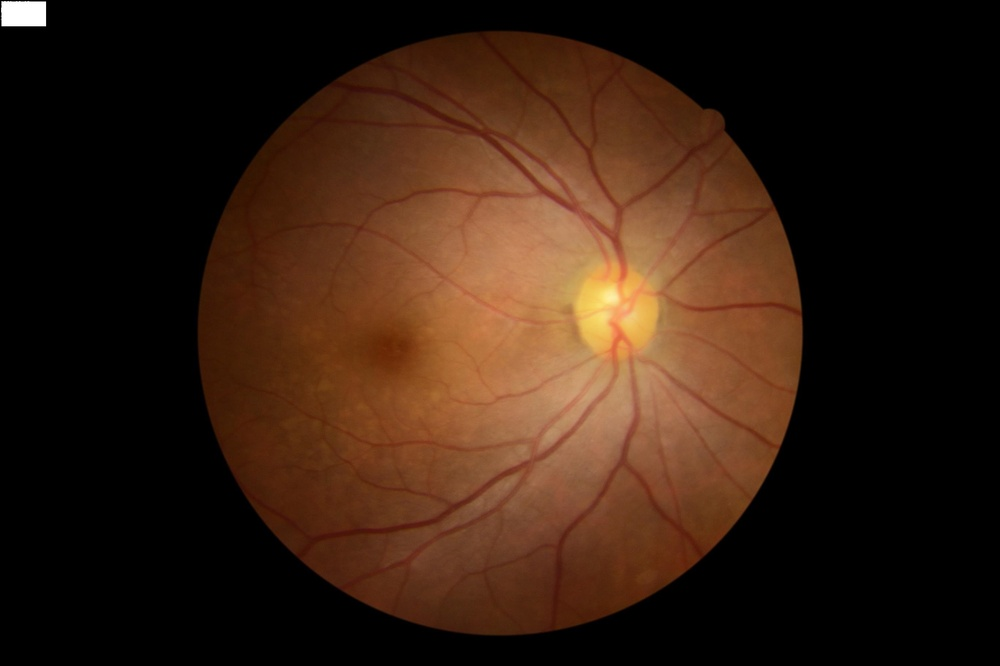
#> input picture original_images/CGR1.jpg, 1000 x 666 px, shrunk from 2734 x 1822 before the run; its folder holds only this picture in this run
$ python crop_fundus_images.py
#> lines starting #> are read from the running program, lines starting #| are printed output that depends on the picture; after the words box and inside, x2 and y2 are one past the last pixel; in counts of white or black regions, pixels touching at a corner belong together
import cv2
import numpy as np
import os
import argparse
from tqdm import tqdm
import csv

def crop_and_save_image(input_path, output_path, padding=10):
    """
    Crop a single fundus image to remove black background and save to the specified path.

    Returns:
        dict: A dictionary containing cropping information, used for writing to CSV.
    """
#> called with input_path = 'original_images/CGR1.jpg', padding = 0
    try:
        image = cv2.imread(input_path)
#> image is the input picture: shape (666, 1000, 3); mean B, G, R 16.8, 30.4, 52.3
        if image is None:
            print(f"Warning: Unable to read image {input_path}, skipped.")
            return None

        original_h, original_w = image.shape[:2]
#> original_h = 666; original_w = 1000

        # Convert to grayscale for thresholding
        gray = cv2.cvtColor(image, cv2.COLOR_BGR2GRAY)
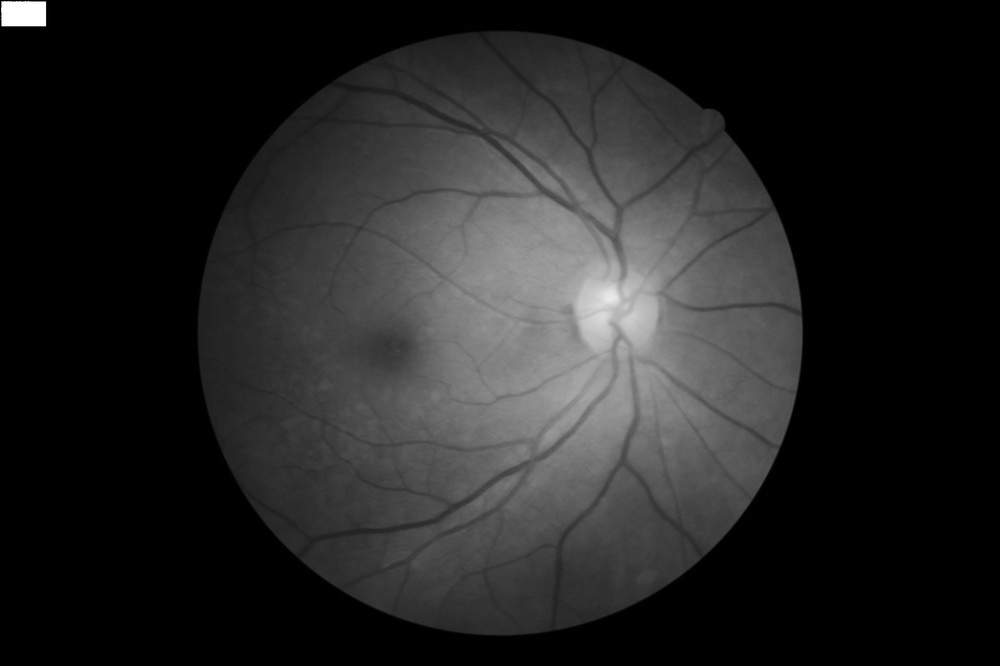
#> gray: shape (666, 1000); min 0, max 255, mean 35.4
        _, thresh = cv2.threshold(gray, 10, 255, cv2.THRESH_BINARY)
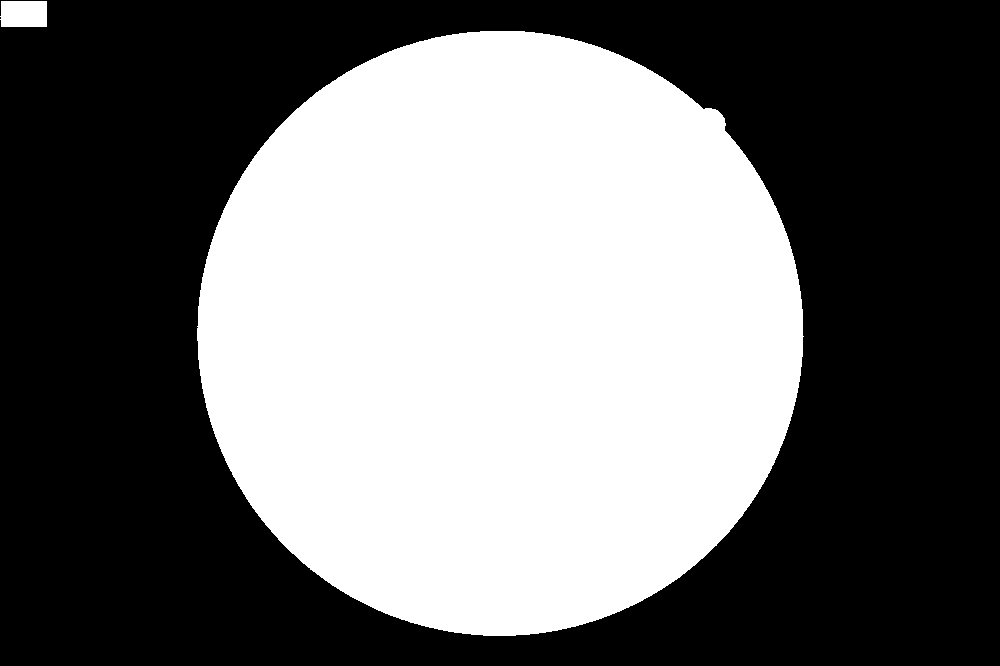
#> thresh: shape (666, 1000); 43.5% white; 2 white regions

        # Find contours
        contours, _ = cv2.findContours(thresh, cv2.RETR_EXTERNAL, cv2.CHAIN_APPROX_SIMPLE)
#> contours = 2 contours; box (x1, y1, x2, y2) and area: (197, 31, 804, 636) 287502, (0, 1, 47, 27) 1127
        if not contours:
            print(f"Warning: No contours found in image {input_path}, skipped.")
            return None

        # Find the largest contour (main fundus region)
        main_contour = max(contours, key=cv2.contourArea)
#> main_contour = contour of 871 points, box (x1, y1, x2, y2) (197, 31, 804, 636), area 287502
        x, y, w, h = cv2.boundingRect(main_contour)
#> x = 197; y = 31; w = 607; h = 605

        img_h, img_w = original_h, original_w
#> img_h = 666; img_w = 1000
        x1 = max(0, x - padding)
#> x1 = 197
        y1 = max(0, y - padding)
#> y1 = 31
        x2 = min(img_w, x + w + padding)
#> x2 = 804
        y2 = min(img_h, y + h + padding)
#> y2 = 636

        cropped_image = image[y1:y2, x1:x2]
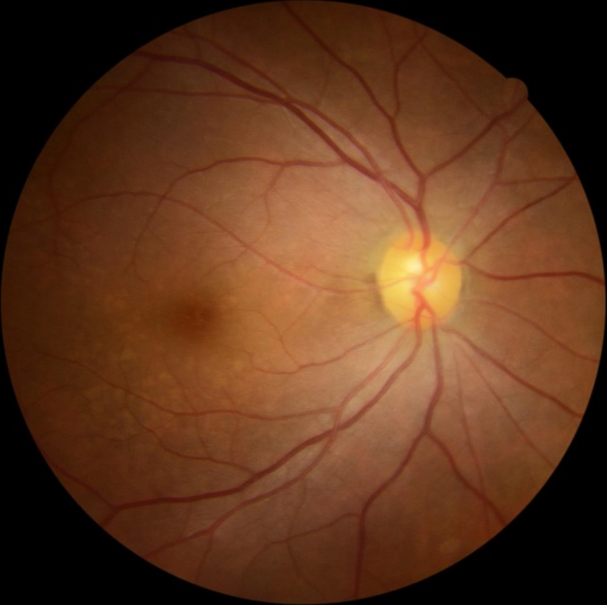
#> cropped_image: shape (605, 607, 3); mean B, G, R 29.8, 54.4, 94.1

        # Replace white spots in black background with black
        white_mask = np.all(cropped_image == [255, 255, 255], axis=-1)
#> white_mask: shape (605, 607) bool; every value is 0
        cropped_image[white_mask] = [0, 0, 0]

        cv2.imwrite(output_path, cropped_image)

        # Calculate cropped pixels (left, top, right, bottom)
        left_crop = x1
#> left_crop = 197
        top_crop = y1
#> top_crop = 31
        right_crop = img_w - x2
#> right_crop = 196
        bottom_crop = img_h - y2
#> bottom_crop = 30

        return {
            "filename": os.path.basename(input_path),
            "original_width": original_w,
            "original_height": original_h,
            "left_crop": left_crop,
            "top_crop": top_crop,
            "right_crop": right_crop,
            "bottom_crop": bottom_crop
        }

    except Exception as e:
        print(f"Error processing file {input_path}: {e}")
        return None

def main():
    parser = argparse.ArgumentParser(description="Automatically crop fundus images to remove black background.")
    parser.add_argument('-i', '--input_dir', help="Input directory containing original images.", default="original_images")
    parser.add_argument('-o', '--output_dir', help="Output directory for saving cropped images.", default="csdi/processed_data/croped_images")
    parser.add_argument('-p', '--padding', type=int, default=0, help="Extra pixel padding around the crop boundary, default 0.")
    parser.add_argument('-c', '--csv_path', type=str, default="csdi/processed_data/crop_info.csv", help="CSV file path to save cropping information, default 'crop_info.csv'.")

    args = parser.parse_args()
    input_dir = args.input_dir
    output_dir = args.output_dir
    padding = args.padding
    csv_path = args.csv_path

    if not os.path.isdir(input_dir):
        print(f"Error: Input directory '{input_dir}' does not exist.")
        return

    os.makedirs(output_dir, exist_ok=True)
    print(f"Cropped images will be saved to: '{output_dir}'")

    supported_formats = ('.png', '.jpg', '.jpeg', '.bmp', '.tif', '.tiff')
    image_files = [f for f in os.listdir(input_dir) if f.lower().endswith(supported_formats)]

    if not image_files:
        print(f"No supported image files found in directory '{input_dir}'.")
        return

    crop_records = []

    print(f"Found {len(image_files)} images, starting processing...")
    for filename in tqdm(image_files, desc="Processing progress"):
        input_image_path = os.path.join(input_dir, filename)
        output_image_path = os.path.join(output_dir, filename)

        record = crop_and_save_image(input_image_path, output_image_path, padding)
#> record = {'filename': 'CGR1.jpg', 'original_width': 1000, 'original_height': 666, 'left_crop': 197, 'top_crop': 31, 'right_crop': 196, 'bottom_crop': 30}
        if record:
            crop_records.append(record)

    # Write CSV file
    with open(csv_path, 'w', newline='', encoding='utf-8') as csvfile:
        fieldnames = ["filename", "original_width", "original_height", "left_crop", "top_crop", "right_crop", "bottom_crop"]
        writer = csv.DictWriter(csvfile, fieldnames=fieldnames)
        writer.writeheader()
        for rec in crop_records:
            writer.writerow(rec)
#> this loop made 1 pass

    print(f"All images processed! Cropping information saved to '{csv_path}'.")

if __name__ == '__main__':
    main()

$ run again, on original_images/FDL1.jpg
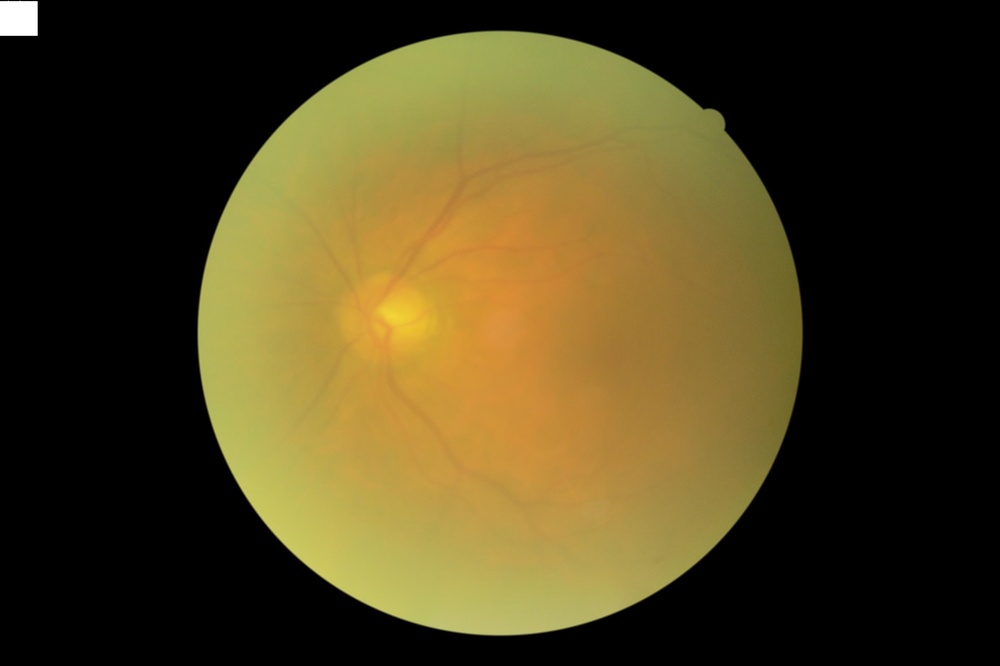
#> input picture original_images/FDL1.jpg, 1000 x 666 px, shrunk from 2734 x 1822 before the run
#> in crop_and_save_image, image is the input picture: shape (666, 1000, 3); mean B, G, R 29.9, 64.9, 76.4
#> in crop_and_save_image, `_, thresh = cv2.threshold(gray, 10, 255, cv2.THRESH_BINARY)`:
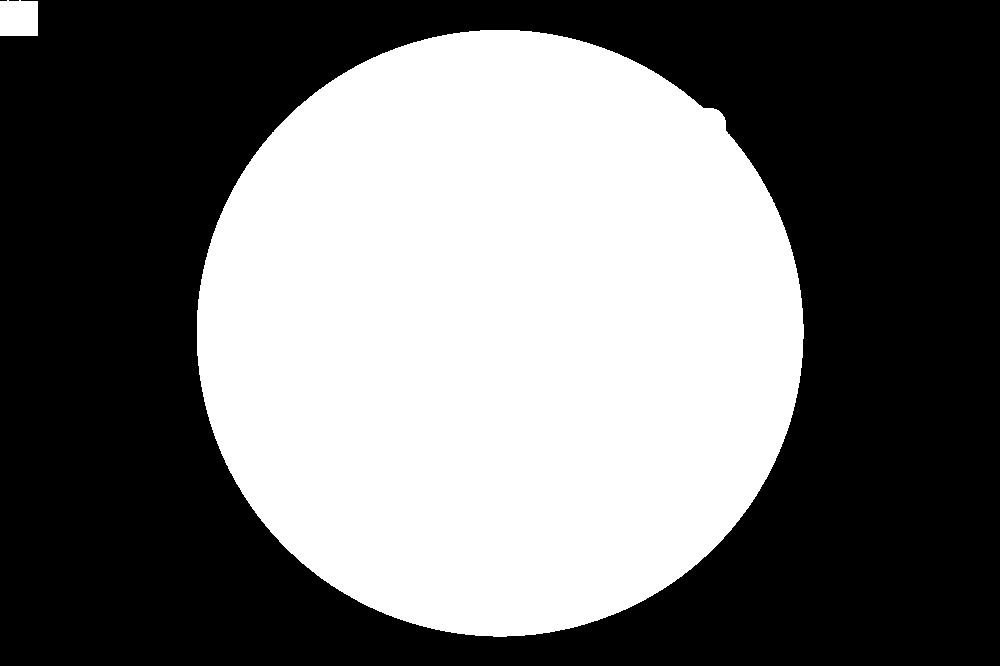
#> thresh: shape (666, 1000); 43.7% white; 2 white regions
#> contours = 2 contours; box (x1, y1, x2, y2) and area: (197, 30, 804, 637) 288556, (0, 0, 38, 36) 1262
#> main_contour = contour of 874 points, box (x1, y1, x2, y2) (197, 30, 804, 637), area 288556
#> x = 197; y = 30; w = 607
#> x1 = 197
#> y1 = 30
#> x2 = 804
#> y2 = 637
#> in crop_and_save_image, `cropped_image = image[y1:y2, x1:x2]`:
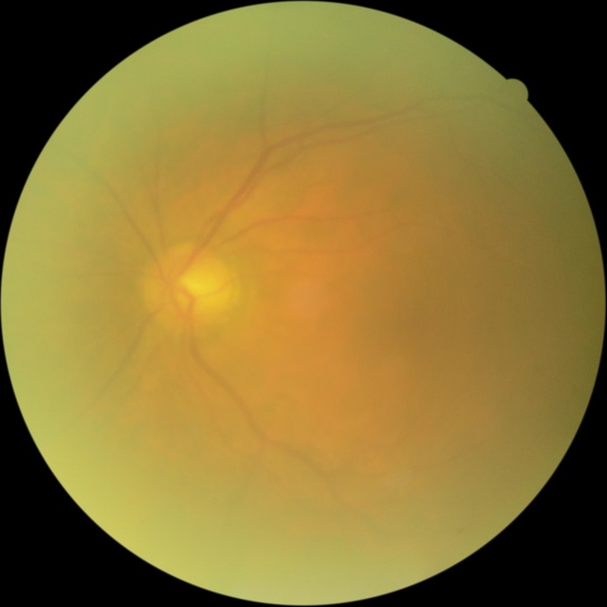
#> cropped_image: shape (607, 607, 3); mean B, G, R 53.1, 116.4, 137.3
#> white_mask: shape (607, 607) bool; every value is 0
#> left_crop = 197
#> top_crop = 30
#> right_crop = 196
#> bottom_crop = 29
#> record = {'filename': 'FDL1.jpg', 'original_width': 1000, 'original_height': 666, 'left_crop': 197, 'top_crop': 30, 'right_crop': 196, 'bottom_crop': 29}
#> the loop in main, `for rec in crop_records:` made 1 pass

$ run again, on original_images/HAY1.jpg
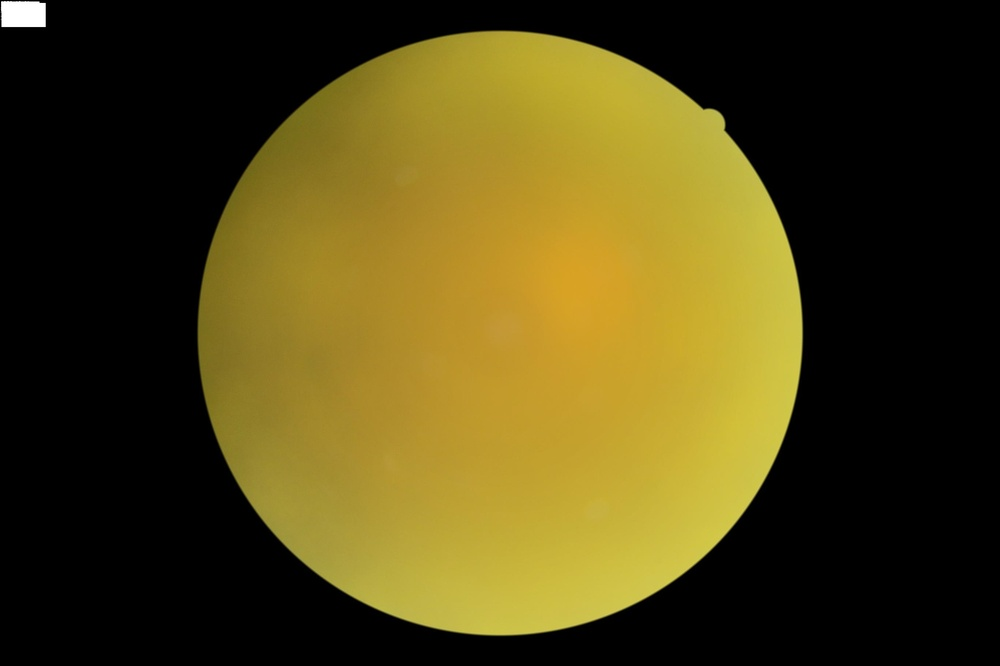
#> input picture original_images/HAY1.jpg, 1000 x 666 px, shrunk from 2734 x 1822 before the run
#> in crop_and_save_image, image is the input picture: shape (666, 1000, 3); mean B, G, R 21, 68, 79
#> in crop_and_save_image, `_, thresh = cv2.threshold(gray, 10, 255, cv2.THRESH_BINARY)`:
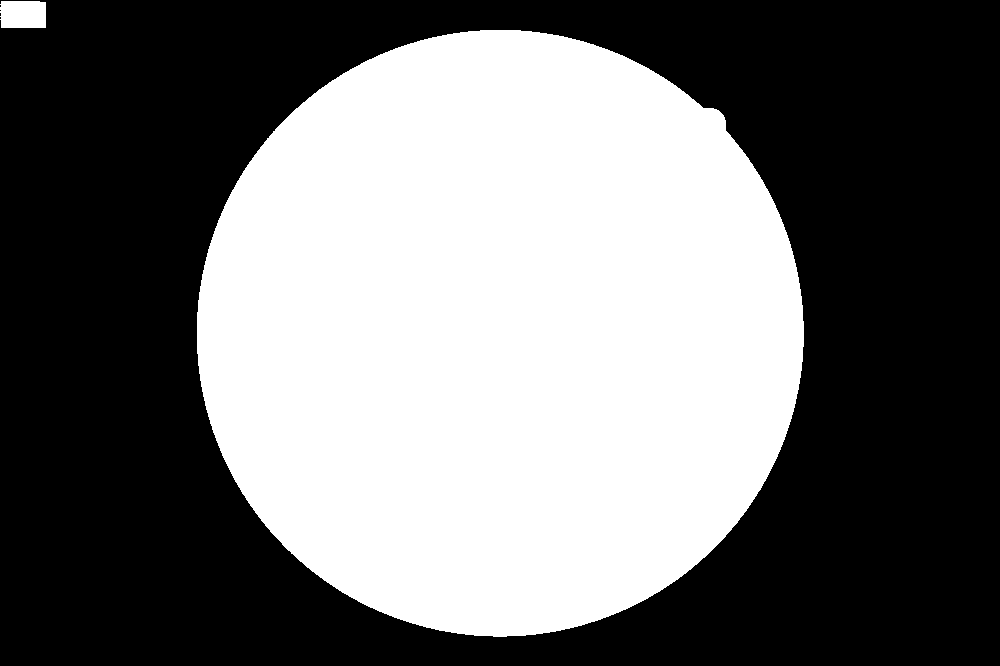
#> thresh: shape (666, 1000); 43.6% white; 2 white regions
#> contours = 2 contours; box (x1, y1, x2, y2) and area: (197, 30, 804, 637) 288602, (0, 1, 46, 28) 1146
#> main_contour = contour of 885 points, box (x1, y1, x2, y2) (197, 30, 804, 637), area 288602
#> x = 197; y = 30; w = 607
#> x1 = 197
#> y1 = 30
#> x2 = 804
#> y2 = 637
#> in crop_and_save_image, `cropped_image = image[y1:y2, x1:x2]`:
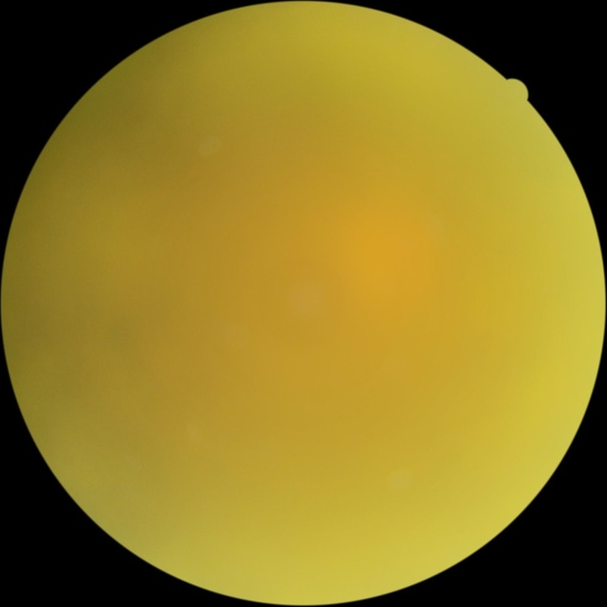
#> cropped_image: shape (607, 607, 3); mean B, G, R 37.2, 122.1, 142
#> white_mask: shape (607, 607) bool; every value is 0
#> left_crop = 197
#> top_crop = 30
#> right_crop = 196
#> bottom_crop = 29
#> record = {'filename': 'HAY1.jpg', 'original_width': 1000, 'original_height': 666, 'left_crop': 197, 'top_crop': 30, 'right_crop': 196, 'bottom_crop': 29}
#> the loop in main, `for rec in crop_records:` made 1 pass

$ run again, on original_images/CGR2.jpg
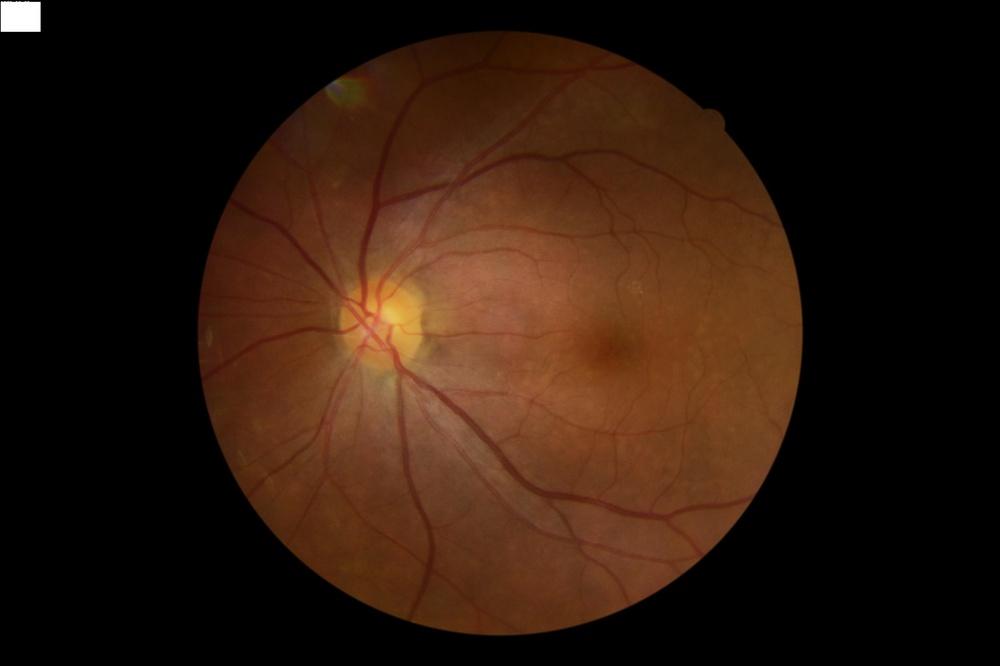
#> input picture original_images/CGR2.jpg, 1000 x 666 px, shrunk from 2734 x 1822 before the run
#> in crop_and_save_image, image is the input picture: shape (666, 1000, 3); mean B, G, R 12.6, 24.8, 45.2
#> in crop_and_save_image, `gray = cv2.cvtColor(image, cv2.COLOR_BGR2GRAY)`:
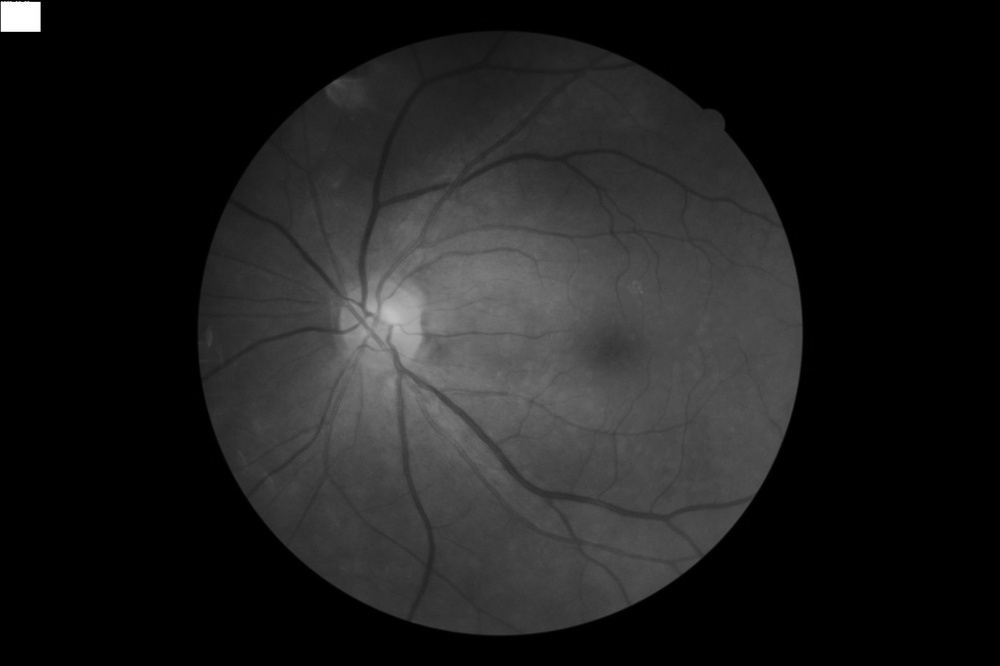
#> gray: shape (666, 1000); min 0, max 255, mean 29.5
#> thresh: shape (666, 1000); 43.5% white; 2 white regions
#> contours = 2 contours; box (x1, y1, x2, y2) and area: (197, 31, 803, 636) 287576, (0, 0, 41, 32) 1203
#> main_contour = contour of 880 points, box (x1, y1, x2, y2) (197, 31, 803, 636), area 287576
#> x = 197; y = 31; w = 606; h = 605
#> x1 = 197
#> y1 = 31
#> x2 = 803
#> y2 = 636
#> in crop_and_save_image, `cropped_image = image[y1:y2, x1:x2]`:
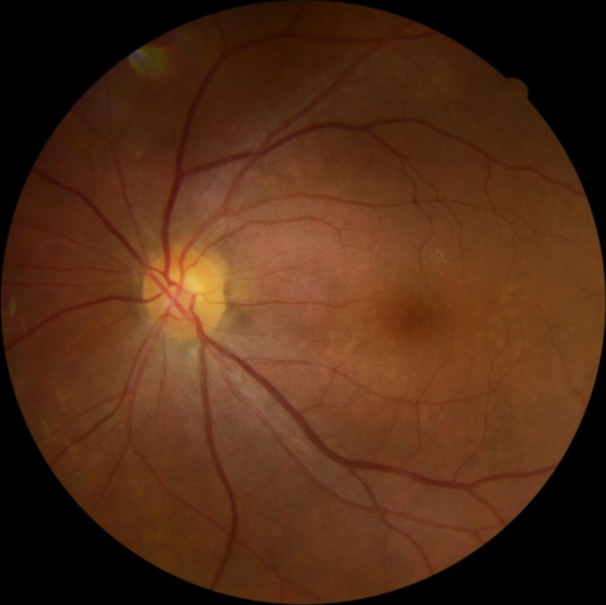
#> cropped_image: shape (605, 606, 3); mean B, G, R 22.1, 44.2, 81.2
#> white_mask: shape (605, 606) bool; every value is 0
#> left_crop = 197
#> top_crop = 31
#> right_crop = 197
#> bottom_crop = 30
#> record = {'filename': 'CGR2.jpg', 'original_width': 1000, 'original_height': 666, 'left_crop': 197, 'top_crop': 31, 'right_crop': 197, 'bottom_crop': 30}
#> the loop in main, `for rec in crop_records:` made 1 pass
